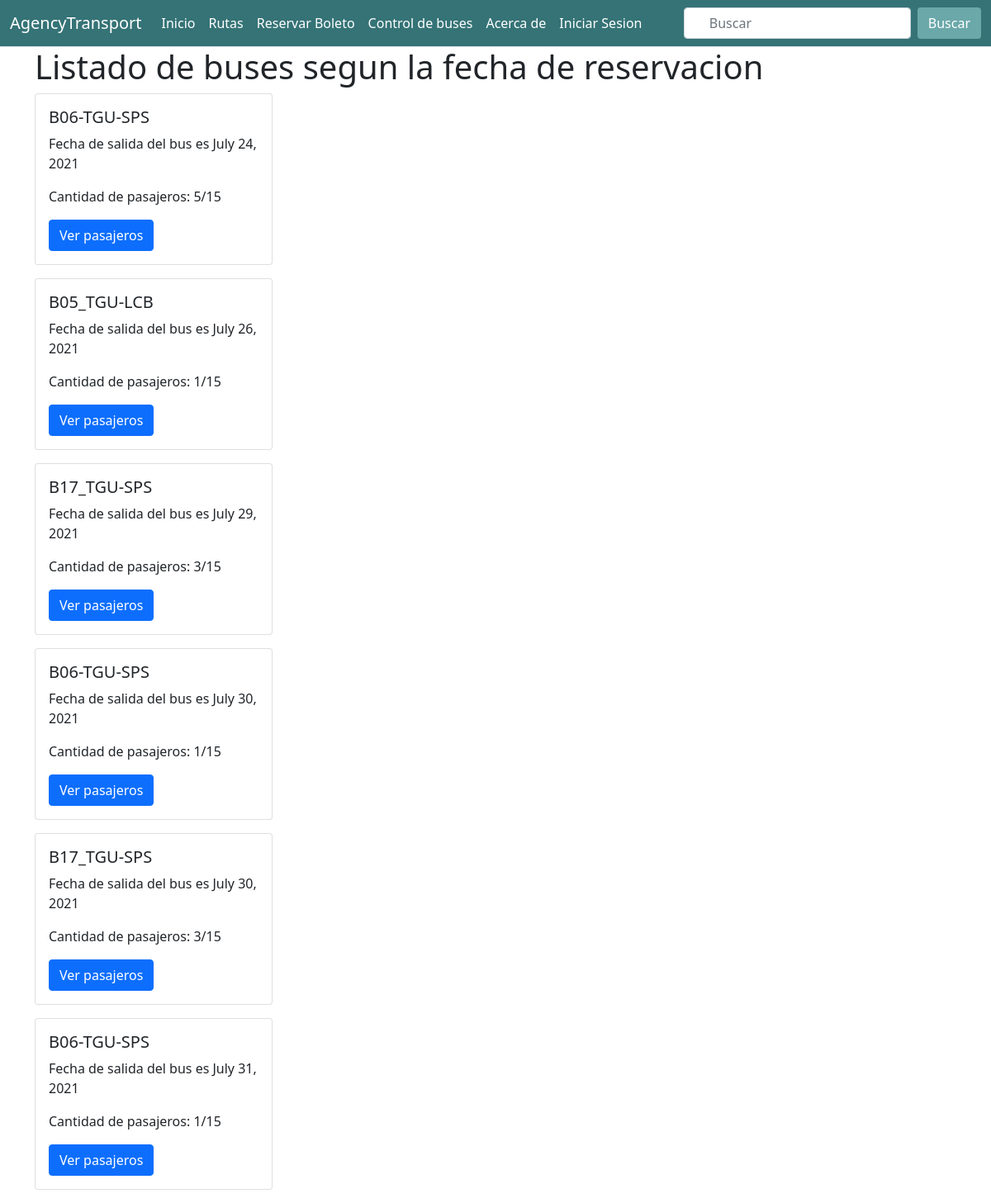
/transportAgency/buses/, run on the app's committed database.
### app_transportAgency/models.py (models this page shows, shortened)
class Ticket(models.Model):
    creation_date      = models.DateTimeField(auto_now_add=True,blank=True, null=True )
    client             = models.ForeignKey(Client,related_name="cliente_ticket", on_delete=models.CASCADE, blank=True, null=True)
    companion          = models.ForeignKey(Client,related_name="companion_tciket", on_delete=models.CASCADE, blank=True, null=True)
    ticket_reservation = models.DateField(blank=True, null=True)
    ticket_available   = models.IntegerField(default=16, blank=True, null=True)
    ticket_quantity    = models.IntegerField(blank=True, null=True) # 3
    total_price        = models.FloatField()
    routes             = models.ForeignKey(Route,on_delete=models.CASCADE, null=True, blank=True)
    trips              = models.ForeignKey(TripScheduling, on_delete=models.CASCADE, null=True, blank=True) #27 ==>
    bus                = models.ForeignKey(Bus, on_delete=models.CASCADE, null=True, blank=True)
    seating            = models.ForeignKey(Seating,on_delete=models.CASCADE, blank=True, null=True)

### app_transportAgency/views.py (the view, shortened to what this page needs)
# urls.py: path('buses/', views.list_buses, name="list_buses"),
def list_buses(request):
    buses = Ticket.objects.values('ticket_reservation','bus','bus__name_bus', 'routes').annotate(passanger=Count('client')).order_by()
    return render(request, 'transportAgency/buses.html', {
        'buses' : buses,
    })

### app_transportAgency/templates/transportAgency/buses.html (shortened to what this page needs)
{% extends "base.html" %}
{% load transportAgency_filters %}
{% block container %}
    <div class="container">
        <h1>Listado de buses segun la fecha de reservacion</h1>
        {% for b in buses %}
            {% if b.bus__name_bus %}
                <div class="card mb-3" style="width: 18rem;">
                    <div class="card-body">
                        <h5 class="card-title">{{b.bus__name_bus}}</h5>
                        <p class="card-text">Fecha de salida del bus es {{b.ticket_reservation }}</p>
                        <p class="card-text">Cantidad de pasajeros: {{b.passanger}}/15</p>
                        <button
                            type="button"
                            class="btn btn-primary button_passenger"
                            data-bs-toggle="modal"
                             data-bs-target=".passenger"
                            data-url="{% url 'transportAgency:list_buses' %}"
                            data-bus="{{b.bus}}"
                            data-reservation="{{b.ticket_reservation | date:'Y-m-d'}}"
                            data-token="{{csrf_token }}"
                        >
                            Ver pasajeros
                        </button>
                    </div>
                </div>
            {% endif %}
        {% endfor %}
    </div>
{% endblock container %}

### data on the page
Ticket: bus__name_bus "B05_TGU-LCB", ticket_reservation "July 26, 2021", passanger "1"
Ticket: bus__name_bus "B06-TGU-SPS", ticket_reservation "July 31, 2021", passanger "1"

### other printed values
{{ b.bus__name_bus }} "B06-TGU-SPS" "B17_TGU-SPS" "B06-TGU-SPS" "B17_TGU-SPS"
{{ b.ticket_reservation }} "July 24, 2021" "July 29, 2021" "July 30, 2021" "July 30, 2021"
{{ b.passanger }} "5" "3" "1" "3"
